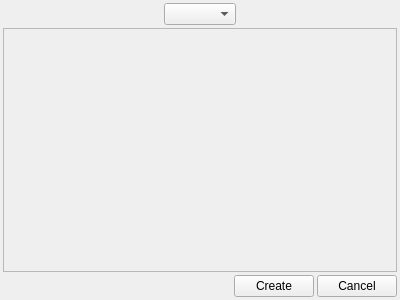
<ui version="4.0" >
 <class>NewRegionShape</class>
 <widget class="QWidget" name="NewRegionShape" >
  <property name="geometry" >
   <rect>
    <x>0</x>
    <y>0</y>
    <width>400</width>
    <height>300</height>
   </rect>
  </property>
  <property name="windowTitle" >
   <string>New Region Shape</string>
  </property>
  <layout class="QVBoxLayout" >
   <property name="spacing" >
    <number>3</number>
   </property>
   <property name="leftMargin" >
    <number>3</number>
   </property>
   <property name="topMargin" >
    <number>3</number>
   </property>
   <property name="rightMargin" >
    <number>3</number>
   </property>
   <property name="bottomMargin" >
    <number>3</number>
   </property>
   <item>
    <layout class="QHBoxLayout" >
     <property name="spacing" >
      <number>3</number>
     </property>
     <item>
      <spacer>
       <property name="orientation" >
        <enum>Qt::Horizontal</enum>
       </property>
       <property name="sizeHint" >
        <size>
         <width>121</width>
         <height>20</height>
        </size>
       </property>
      </spacer>
     </item>
     <item>
      <widget class="QComboBox" name="shapeChooser" />
     </item>
     <item>
      <spacer>
       <property name="orientation" >
        <enum>Qt::Horizontal</enum>
       </property>
       <property name="sizeHint" >
        <size>
         <width>161</width>
         <height>20</height>
        </size>
       </property>
      </spacer>
     </item>
    </layout>
   </item>
   <item>
    <widget class="QFrame" name="frame" >
     <property name="frameShape" >
      <enum>QFrame::StyledPanel</enum>
     </property>
     <property name="frameShadow" >
      <enum>QFrame::Raised</enum>
     </property>
    </widget>
   </item>
   <item>
    <layout class="QHBoxLayout" >
     <property name="spacing" >
      <number>3</number>
     </property>
     <item>
      <spacer>
       <property name="orientation" >
        <enum>Qt::Horizontal</enum>
       </property>
       <property name="sizeHint" >
        <size>
         <width>201</width>
         <height>20</height>
        </size>
       </property>
      </spacer>
     </item>
     <item>
      <widget class="QPushButton" name="createButton" >
       <property name="text" >
        <string>Create</string>
       </property>
      </widget>
     </item>
     <item>
      <widget class="QPushButton" name="cancelButton" >
       <property name="text" >
        <string>Cancel</string>
       </property>
      </widget>
     </item>
    </layout>
   </item>
  </layout>
 </widget>
 <resources/>
 <connections/>
</ui>
